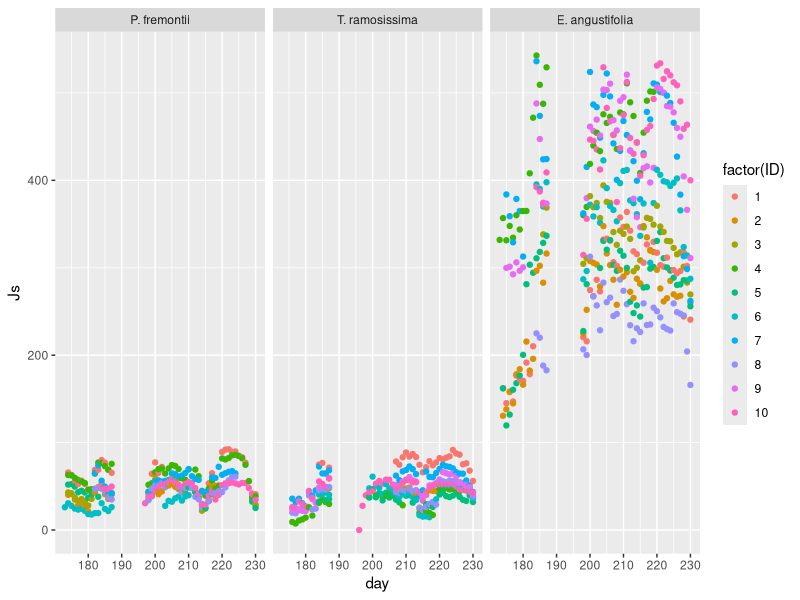
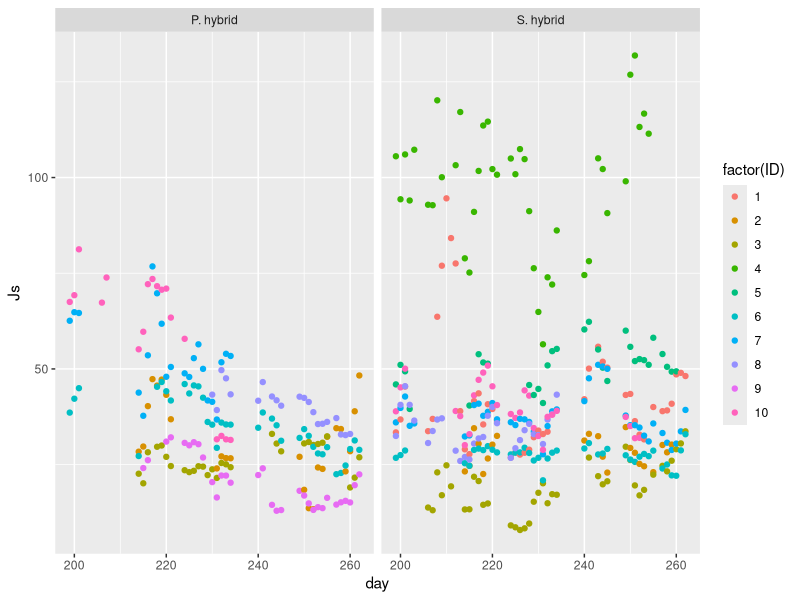
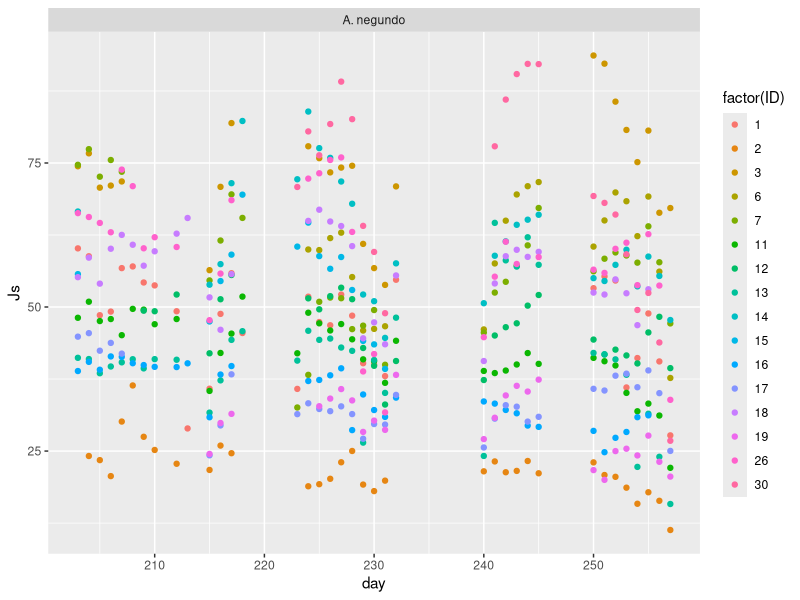
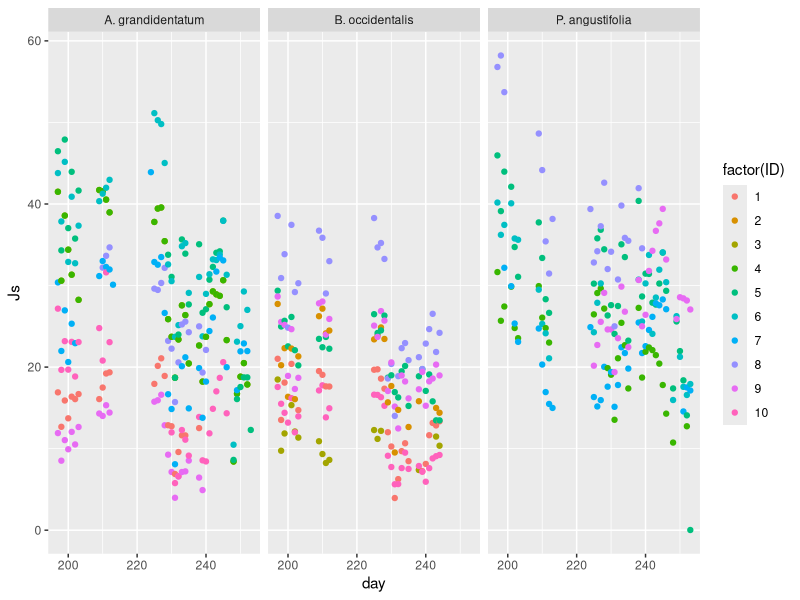
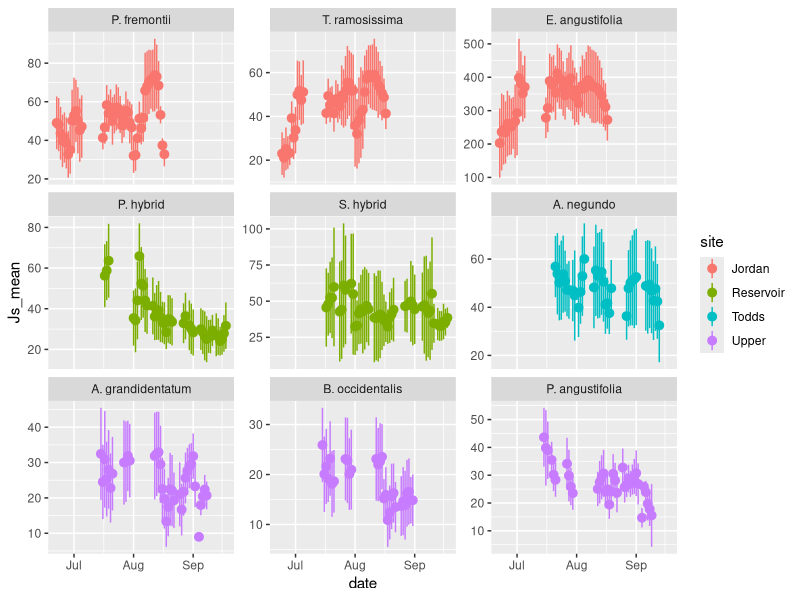

Write R code to recreate these figures, in order. (Note: this script raises an error after producing the figures.)
# Combine 4 separate Js daily files
# Summarize by species

library(readxl)
library(dplyr)
library(ggplot2)

### Load site by site
# Jordan
list.files("raw-data/Js_daily")
jor <- read_excel("raw-data/Js_daily/daytime_avg_Js_Jordan.xlsx",
                  na = "NaN") %>%
  tidyr::pivot_longer(cols = -1, names_to = "ID", 
                      values_to = "Js") %>%
  tidyr::separate(ID, sep = 1, into = c("species", "ID"), 
                  convert = TRUE) %>%
  mutate(species = case_when(species == "p" ~ "P. fremontii",
                             species == "t" ~ "T. ramosissima",
                             species == "e" ~ "E. angustifolia"),
         site = "Jordan",
         species = factor(species, levels = c("P. fremontii",
                                              "T. ramosissima",
                                              "E. angustifolia"))) %>%
  relocate(site) %>%
    filter(complete.cases(.))
str(jor)

ggplot(jor, aes(x = day, y = Js, col = factor(ID))) + 
  geom_point() +
  facet_wrap(~species)

# Reservoir
res <- read_excel("raw-data/Js_daily/daytime_avg_Js_Reservoir.xlsx", 
                na = "NaN") %>%
  tidyr::pivot_longer(cols = -1, names_to = "ID", 
                      values_to = "Js") %>%
  tidyr::separate(ID, sep = 2, into = c("species", "ID"), 
                  convert = TRUE) %>%
  mutate(species = case_when(species == "ph" ~ "P. hybrid",
                             species == "se" ~ "S. hybrid"),
         site = "Reservoir",
         species = factor(species, levels = c("P. hybrid",
                                              "S. hybrid"))) %>%
  relocate(site) %>%
  filter(complete.cases(.))
str(res)

ggplot(res, aes(x = day, y = Js, col = factor(ID))) + 
  geom_point() +
  facet_wrap(~species)

# Todds
tod <- read_excel("raw-data/Js_daily/daytime_avg_Js_Todds.xlsx", 
                na = "NaN") %>%
  tidyr::pivot_longer(cols = -1, names_to = "ID", 
                      values_to = "Js") %>%
  tidyr::separate(ID, sep = 2, into = c("species", "ID"), 
                  convert = TRUE) %>%
  filter(!ID %in% c(28:29)) %>% # Remove 2 individuals with no Gc
  mutate(species = case_when(species == "an" ~ "A. negundo"),
         site = "Todds") %>%
  relocate(site) %>%
  filter(complete.cases(.))
str(tod)

ggplot(tod, aes(x = day, y = Js, col = factor(ID))) + 
  geom_point()+
  facet_wrap(~species)

# Upper
up <- read_excel("raw-data/Js_daily/daytime_avg_Js_Upper_updated.xlsx", 
               na = "NaN") %>%
  tidyr::pivot_longer(cols = -1, names_to = "ID", 
                      values_to = "Js") %>%
  tidyr::separate(ID, sep = 2, into = c("species", "ID"), 
                  convert = TRUE) %>%
  mutate(species = case_when(species == "ag" ~ "A. grandidentatum",
                             species == "bo" ~ "B. occidentalis",
                             species == "pa" ~ "P. angustifolia"),
         site = "Upper",
         species = factor(species, levels = c("A. grandidentatum",
                                              "B. occidentalis",
                                              "P. angustifolia"))) %>%
  relocate(site) %>%
  filter(complete.cases(.))
str(up)


ggplot(up, aes(x = day, y = Js, col = factor(ID))) + 
  geom_point()+
  facet_wrap(~species)


### Combine and organize daily Js by individual and date
d <- rbind(jor, res, tod, up) %>%
  mutate(date = as.POSIXct("2004-01-01") + (day-1)*24*60*60,
         species = factor(species, level = c("P. fremontii", 
                                             "T. ramosissima", 
                                             "E. angustifolia",
                                             "P. hybrid", 
                                             "S. hybrid",
                                             "A. negundo",
                                             "A. grandidentatum", 
                                             "B. occidentalis", 
                                             "P. angustifolia"))) %>%
  relocate(site, date)

# Summarize number of daily observations
d %>%
  group_by(species) %>%
  summarize(n = n())

# Summarize to daily Js by species and date
Js_sum <- d %>%
  group_by(species, date) %>%
  summarize(site = unique(site),
            Js_mean = mean(Js),
            Js_sd = sd(Js),
            n = n()) %>%
  relocate(site) %>%
  filter(n >= 3) # Only report dates with at least 3 observations

ggplot(Js_sum, aes(x = date, col = site)) + 
  geom_pointrange(aes(y = Js_mean, 
                      ymin = Js_mean - Js_sd, 
                      ymax = Js_mean + Js_sd, ))+
  facet_wrap(~species, scales = "free_y")

# Save
save(Js_sum, file = "clean-data/sapflow/Js_daily_sum.Rdata")
